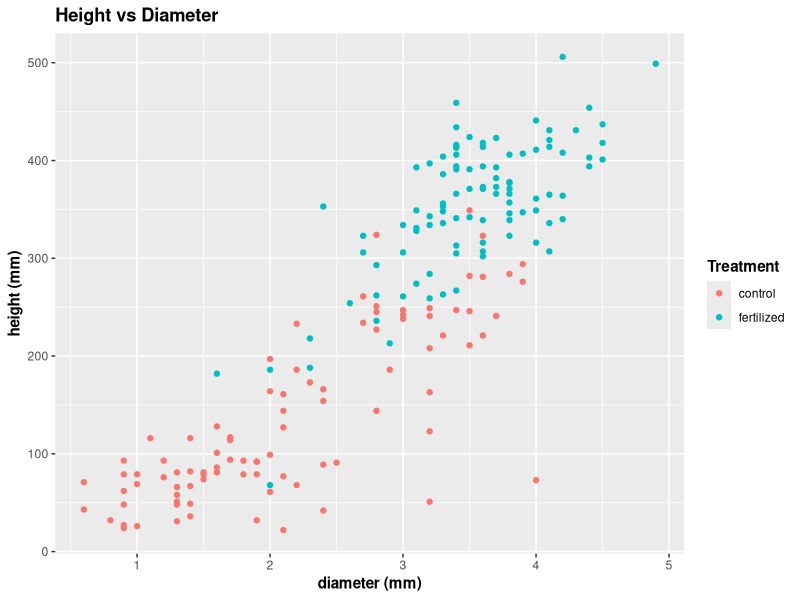
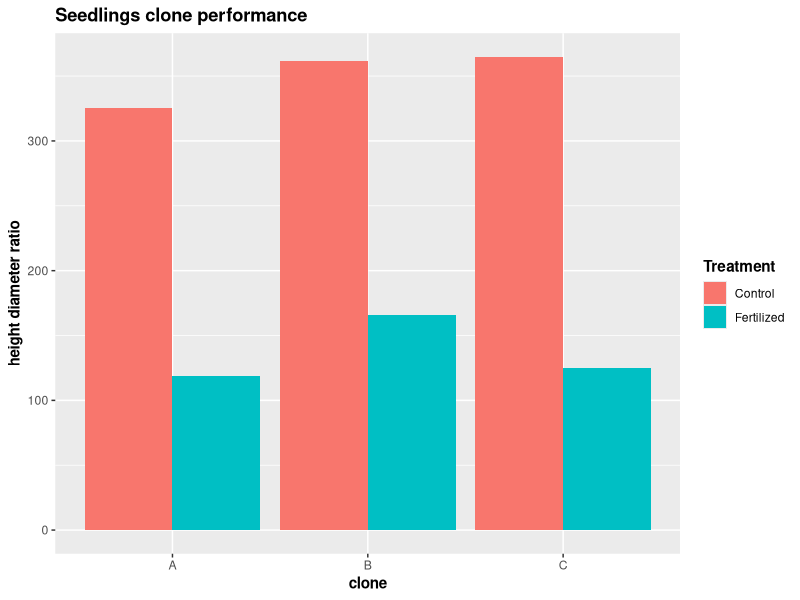

Generate these figures, in order, with R:
## ---- chunk 1
library(doBy)
library(ggplot2)
## ---- chunk 2
pop <- read.table('Data/Lab1/popdata.txt', header = T)

head(pop)
## ---- chunk 3
pop$fert_value <- ifelse(pop$fert==1, 'fertilized', 'control')
pop$fert <- as.factor(pop$fert)
head(pop)
## ---- chunk 4
ggplot(pop, aes(dia, height, col = fert_value)) +
  geom_point()+ 
  labs(title = 'Height vs Diameter',
       col = 'Treatment',
       x = 'diameter (mm)',
       y = 'height (mm)')+
  theme(plot.title = element_text(face = 'bold'),
        axis.title.x = element_text(face = 'bold'),
        axis.title.y = element_text(face = 'bold'),
        legend.title =  element_text(face = 'bold'))
## ---- chunk 5
pop$hd <- pop$height/pop$dia
## ---- chunk 6
pop_summary <- summaryBy(height + dia ~ fert + clone,
                         data = pop, FUN=mean)
head(pop_summary)
## ---- chunk 7
ggplot(pop_summary, aes(clone, height.mean, fill = fert))+
  geom_bar(stat = 'identity',
           position = 'dodge')+
  labs(title = 'Seedlings clone performance',
       y = 'height diameter ratio',
       x = 'clone')+
  scale_fill_discrete(name = 'Treatment', labels = c('Control', 'Fertilized'))+
  theme(plot.title = element_text(face = 'bold'),
        axis.title = element_text(face = 'bold'),
        legend.title = element_text(face = 'bold'))
